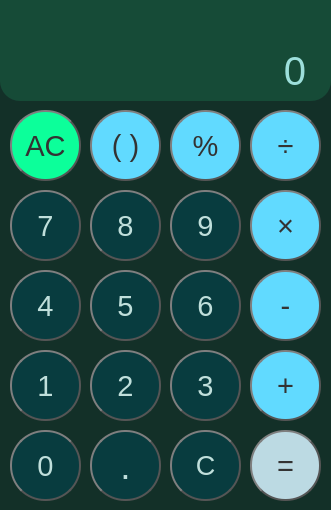
<?xml version="1.0" encoding="UTF-8"?>
<ui version="4.0">
 <class>MainWindow</class>
 <widget class="QMainWindow" name="MainWindow">
  <property name="geometry">
   <rect>
    <x>0</x>
    <y>0</y>
    <width>331</width>
    <height>510</height>
   </rect>
  </property>
  <property name="windowTitle">
   <string>Calculator</string>
  </property>
  <property name="styleSheet">
   <string notr="true">background-color: rgb(19, 48, 40);</string>
  </property>
  <property name="tabShape">
   <enum>QTabWidget::Rounded</enum>
  </property>
  <widget class="QWidget" name="centralwidget">
   <widget class="QLabel" name="secLabel">
    <property name="geometry">
     <rect>
      <x>0</x>
      <y>0</y>
      <width>331</width>
      <height>41</height>
     </rect>
    </property>
    <property name="font">
     <font>
      <family>Arial</family>
      <pointsize>20</pointsize>
     </font>
    </property>
    <property name="styleSheet">
     <string notr="true">padding-right: 25px;
color: rgb(157, 223, 219);
background-color: rgb(22, 75, 55);</string>
    </property>
    <property name="text">
     <string/>
    </property>
    <property name="alignment">
     <set>Qt::AlignRight|Qt::AlignTrailing|Qt::AlignVCenter</set>
    </property>
   </widget>
   <widget class="QLabel" name="mainLabel">
    <property name="geometry">
     <rect>
      <x>0</x>
      <y>40</y>
      <width>331</width>
      <height>61</height>
     </rect>
    </property>
    <property name="font">
     <font>
      <family>Arial</family>
      <pointsize>30</pointsize>
     </font>
    </property>
    <property name="styleSheet">
     <string notr="true">padding-right: 15px;
background-color: rgb(22, 75, 55);
border-bottom-right-radius: 20px;
border-bottom-left-radius: 20px;
color: rgb(157, 223, 219);</string>
    </property>
    <property name="text">
     <string>0</string>
    </property>
    <property name="alignment">
     <set>Qt::AlignRight|Qt::AlignTrailing|Qt::AlignVCenter</set>
    </property>
   </widget>
   <widget class="QPushButton" name="clearButton">
    <property name="enabled">
     <bool>true</bool>
    </property>
    <property name="geometry">
     <rect>
      <x>170</x>
      <y>430</y>
      <width>71</width>
      <height>71</height>
     </rect>
    </property>
    <property name="font">
     <font>
      <family>Arial</family>
      <pointsize>20</pointsize>
     </font>
    </property>
    <property name="cursor">
     <cursorShape>PointingHandCursor</cursorShape>
    </property>
    <property name="autoFillBackground">
     <bool>false</bool>
    </property>
    <property name="styleSheet">
     <string notr="true">color: #333;
border: 2px solid #555;
border-radius: 35px;
border-style: outset;
padding: 5px;
color: rgb(192, 223, 219);
background-color: rgb(8, 60, 63);</string>
    </property>
    <property name="text">
     <string>C</string>
    </property>
    <property name="flat">
     <bool>false</bool>
    </property>
   </widget>
   <widget class="QPushButton" name="sevenButton">
    <property name="geometry">
     <rect>
      <x>10</x>
      <y>190</y>
      <width>71</width>
      <height>71</height>
     </rect>
    </property>
    <property name="font">
     <font>
      <family>Arial</family>
      <pointsize>22</pointsize>
     </font>
    </property>
    <property name="cursor">
     <cursorShape>PointingHandCursor</cursorShape>
    </property>
    <property name="styleSheet">
     <string notr="true">color: #333;
color: rgb(192, 223, 219);
background-color: rgb(8, 60, 63);
border: 2px solid #555;
border-radius: 35px;
border-style: outset;
padding: 5px;</string>
    </property>
    <property name="text">
     <string>7</string>
    </property>
    <property name="flat">
     <bool>false</bool>
    </property>
   </widget>
   <widget class="QPushButton" name="minusButton">
    <property name="geometry">
     <rect>
      <x>250</x>
      <y>270</y>
      <width>71</width>
      <height>71</height>
     </rect>
    </property>
    <property name="font">
     <font>
      <family>Arial</family>
      <pointsize>22</pointsize>
     </font>
    </property>
    <property name="cursor">
     <cursorShape>PointingHandCursor</cursorShape>
    </property>
    <property name="styleSheet">
     <string notr="true">color: #333;
border: 2px solid #555;
border-radius: 35px;
border-style: outset;
padding: 5px;
background-color: rgb(97, 218, 255);</string>
    </property>
    <property name="text">
     <string>-</string>
    </property>
    <property name="flat">
     <bool>false</bool>
    </property>
   </widget>
   <widget class="QPushButton" name="oneButton">
    <property name="geometry">
     <rect>
      <x>10</x>
      <y>350</y>
      <width>71</width>
      <height>71</height>
     </rect>
    </property>
    <property name="font">
     <font>
      <family>Arial</family>
      <pointsize>22</pointsize>
     </font>
    </property>
    <property name="cursor">
     <cursorShape>PointingHandCursor</cursorShape>
    </property>
    <property name="styleSheet">
     <string notr="true">color: #333;
border: 2px solid #555;
border-radius: 35px;
border-style: outset;
padding: 5px;
color: rgb(192, 223, 219);
background-color: rgb(8, 60, 63);</string>
    </property>
    <property name="text">
     <string>1</string>
    </property>
    <property name="flat">
     <bool>false</bool>
    </property>
   </widget>
   <widget class="QPushButton" name="equalButton">
    <property name="geometry">
     <rect>
      <x>250</x>
      <y>430</y>
      <width>71</width>
      <height>71</height>
     </rect>
    </property>
    <property name="font">
     <font>
      <family>Arial</family>
      <pointsize>22</pointsize>
     </font>
    </property>
    <property name="cursor">
     <cursorShape>PointingHandCursor</cursorShape>
    </property>
    <property name="styleSheet">
     <string notr="true">color: #333;
background-color: rgb(188, 218, 227);
border: 2px solid #555;
border-radius: 35px;
border-style: outset;
padding: 5px;</string>
    </property>
    <property name="text">
     <string>=</string>
    </property>
    <property name="flat">
     <bool>false</bool>
    </property>
   </widget>
   <widget class="QPushButton" name="divideButton">
    <property name="geometry">
     <rect>
      <x>250</x>
      <y>110</y>
      <width>71</width>
      <height>71</height>
     </rect>
    </property>
    <property name="font">
     <font>
      <family>Arial</family>
      <pointsize>22</pointsize>
     </font>
    </property>
    <property name="cursor">
     <cursorShape>PointingHandCursor</cursorShape>
    </property>
    <property name="styleSheet">
     <string notr="true">color: #333;
border: 2px solid #555;
border-radius: 35px;
border-style: outset;
padding: 5px;
background-color: rgb(97, 218, 255);</string>
    </property>
    <property name="text">
     <string>÷</string>
    </property>
    <property name="flat">
     <bool>false</bool>
    </property>
   </widget>
   <widget class="QPushButton" name="fourButton">
    <property name="geometry">
     <rect>
      <x>10</x>
      <y>270</y>
      <width>71</width>
      <height>71</height>
     </rect>
    </property>
    <property name="font">
     <font>
      <family>Arial</family>
      <pointsize>22</pointsize>
     </font>
    </property>
    <property name="cursor">
     <cursorShape>PointingHandCursor</cursorShape>
    </property>
    <property name="styleSheet">
     <string notr="true">color: #333;
border: 2px solid #555;
border-radius: 35px;
border-style: outset;
padding: 5px;
color: rgb(192, 223, 219);
background-color: rgb(8, 60, 63);</string>
    </property>
    <property name="text">
     <string>4</string>
    </property>
    <property name="flat">
     <bool>false</bool>
    </property>
   </widget>
   <widget class="QPushButton" name="zeroButton">
    <property name="geometry">
     <rect>
      <x>10</x>
      <y>430</y>
      <width>71</width>
      <height>71</height>
     </rect>
    </property>
    <property name="font">
     <font>
      <family>Arial</family>
      <pointsize>22</pointsize>
     </font>
    </property>
    <property name="cursor">
     <cursorShape>PointingHandCursor</cursorShape>
    </property>
    <property name="styleSheet">
     <string notr="true">color: #333;
border: 2px solid #555;
border-radius: 35px;
border-style: outset;
padding: 5px;
color: rgb(192, 223, 219);
background-color: rgb(8, 60, 63);</string>
    </property>
    <property name="text">
     <string>0</string>
    </property>
    <property name="flat">
     <bool>false</bool>
    </property>
   </widget>
   <widget class="QPushButton" name="percentButton">
    <property name="geometry">
     <rect>
      <x>170</x>
      <y>110</y>
      <width>71</width>
      <height>71</height>
     </rect>
    </property>
    <property name="font">
     <font>
      <family>Arial</family>
      <pointsize>22</pointsize>
     </font>
    </property>
    <property name="cursor">
     <cursorShape>PointingHandCursor</cursorShape>
    </property>
    <property name="styleSheet">
     <string notr="true">color: #333;
border: 2px solid #555;
border-radius: 35px;
border-style: outset;
padding: 5px;
background-color: rgb(97, 218, 255);</string>
    </property>
    <property name="text">
     <string>%</string>
    </property>
    <property name="flat">
     <bool>false</bool>
    </property>
   </widget>
   <widget class="QPushButton" name="multiplyButton">
    <property name="geometry">
     <rect>
      <x>250</x>
      <y>190</y>
      <width>71</width>
      <height>71</height>
     </rect>
    </property>
    <property name="font">
     <font>
      <family>Arial</family>
      <pointsize>22</pointsize>
     </font>
    </property>
    <property name="cursor">
     <cursorShape>PointingHandCursor</cursorShape>
    </property>
    <property name="styleSheet">
     <string notr="true">color: #333;
border: 2px solid #555;
border-radius: 35px;
border-style: outset;
padding: 5px;
background-color: rgb(97, 218, 255);</string>
    </property>
    <property name="text">
     <string>×</string>
    </property>
    <property name="flat">
     <bool>false</bool>
    </property>
   </widget>
   <widget class="QPushButton" name="decimalButton">
    <property name="geometry">
     <rect>
      <x>90</x>
      <y>430</y>
      <width>71</width>
      <height>71</height>
     </rect>
    </property>
    <property name="font">
     <font>
      <family>Arial</family>
      <pointsize>28</pointsize>
     </font>
    </property>
    <property name="cursor">
     <cursorShape>PointingHandCursor</cursorShape>
    </property>
    <property name="styleSheet">
     <string notr="true">color: #333;
border: 2px solid #555;
border-radius: 35px;
border-style: outset;
color: rgb(192, 223, 219);
background-color: rgb(8, 60, 63);</string>
    </property>
    <property name="text">
     <string>.</string>
    </property>
    <property name="flat">
     <bool>false</bool>
    </property>
   </widget>
   <widget class="QPushButton" name="acButton">
    <property name="geometry">
     <rect>
      <x>10</x>
      <y>110</y>
      <width>71</width>
      <height>71</height>
     </rect>
    </property>
    <property name="font">
     <font>
      <family>Arial</family>
      <pointsize>22</pointsize>
      <bold>false</bold>
      <stylestrategy>PreferDefault</stylestrategy>
      <kerning>true</kerning>
     </font>
    </property>
    <property name="cursor">
     <cursorShape>PointingHandCursor</cursorShape>
    </property>
    <property name="styleSheet">
     <string notr="true">color: #333;
border: 2px solid #555;
border-radius: 35px;
border-style: outset;
padding: 5px;
background-color: rgb(12, 255, 154)</string>
    </property>
    <property name="text">
     <string>AC</string>
    </property>
    <property name="flat">
     <bool>false</bool>
    </property>
   </widget>
   <widget class="QPushButton" name="plusButton">
    <property name="geometry">
     <rect>
      <x>250</x>
      <y>350</y>
      <width>71</width>
      <height>71</height>
     </rect>
    </property>
    <property name="font">
     <font>
      <family>Arial</family>
      <pointsize>22</pointsize>
     </font>
    </property>
    <property name="cursor">
     <cursorShape>PointingHandCursor</cursorShape>
    </property>
    <property name="styleSheet">
     <string notr="true">color: #333;
border: 2px solid #555;
border-radius: 35px;
border-style: outset;
padding: 5px;
background-color: rgb(97, 218, 255);</string>
    </property>
    <property name="text">
     <string>+</string>
    </property>
    <property name="flat">
     <bool>false</bool>
    </property>
   </widget>
   <widget class="QPushButton" name="fiveButton">
    <property name="geometry">
     <rect>
      <x>90</x>
      <y>270</y>
      <width>71</width>
      <height>71</height>
     </rect>
    </property>
    <property name="font">
     <font>
      <family>Arial</family>
      <pointsize>22</pointsize>
     </font>
    </property>
    <property name="cursor">
     <cursorShape>PointingHandCursor</cursorShape>
    </property>
    <property name="styleSheet">
     <string notr="true">color: #333;
border: 2px solid #555;
border-radius: 35px;
border-style: outset;
padding: 5px;
color: rgb(192, 223, 219);
background-color: rgb(8, 60, 63);</string>
    </property>
    <property name="text">
     <string>5</string>
    </property>
    <property name="flat">
     <bool>false</bool>
    </property>
   </widget>
   <widget class="QPushButton" name="eightButton">
    <property name="geometry">
     <rect>
      <x>90</x>
      <y>190</y>
      <width>71</width>
      <height>71</height>
     </rect>
    </property>
    <property name="font">
     <font>
      <family>Arial</family>
      <pointsize>22</pointsize>
     </font>
    </property>
    <property name="cursor">
     <cursorShape>PointingHandCursor</cursorShape>
    </property>
    <property name="styleSheet">
     <string notr="true">color: #333;
border: 2px solid #555;
border-radius: 35px;
border-style: outset;
padding: 5px;
color: rgb(192, 223, 219);
background-color: rgb(8, 60, 63);</string>
    </property>
    <property name="text">
     <string>8</string>
    </property>
    <property name="flat">
     <bool>false</bool>
    </property>
   </widget>
   <widget class="QPushButton" name="nineButton">
    <property name="geometry">
     <rect>
      <x>170</x>
      <y>190</y>
      <width>71</width>
      <height>71</height>
     </rect>
    </property>
    <property name="font">
     <font>
      <family>Arial</family>
      <pointsize>22</pointsize>
     </font>
    </property>
    <property name="cursor">
     <cursorShape>PointingHandCursor</cursorShape>
    </property>
    <property name="styleSheet">
     <string notr="true">color: #333;
border: 2px solid #555;
border-radius: 35px;
border-style: outset;
padding: 5px;
color: rgb(192, 223, 219);
background-color: rgb(8, 60, 63);</string>
    </property>
    <property name="text">
     <string>9</string>
    </property>
    <property name="flat">
     <bool>false</bool>
    </property>
   </widget>
   <widget class="QPushButton" name="paranButton">
    <property name="geometry">
     <rect>
      <x>90</x>
      <y>110</y>
      <width>71</width>
      <height>71</height>
     </rect>
    </property>
    <property name="font">
     <font>
      <family>Arial</family>
      <pointsize>22</pointsize>
     </font>
    </property>
    <property name="cursor">
     <cursorShape>PointingHandCursor</cursorShape>
    </property>
    <property name="styleSheet">
     <string notr="true">color: #333;
border: 2px solid #555;
border-radius: 35px;
border-style: outset;
padding: 5px;
background-color: rgb(97, 218, 255);</string>
    </property>
    <property name="text">
     <string>( )</string>
    </property>
    <property name="flat">
     <bool>false</bool>
    </property>
   </widget>
   <widget class="QPushButton" name="threeButton">
    <property name="geometry">
     <rect>
      <x>170</x>
      <y>350</y>
      <width>71</width>
      <height>71</height>
     </rect>
    </property>
    <property name="font">
     <font>
      <family>Arial</family>
      <pointsize>22</pointsize>
     </font>
    </property>
    <property name="cursor">
     <cursorShape>PointingHandCursor</cursorShape>
    </property>
    <property name="styleSheet">
     <string notr="true">color: #333;
border: 2px solid #555;
border-radius: 35px;
border-style: outset;
padding: 5px;
color: rgb(192, 223, 219);
background-color: rgb(8, 60, 63);</string>
    </property>
    <property name="text">
     <string>3</string>
    </property>
    <property name="flat">
     <bool>false</bool>
    </property>
   </widget>
   <widget class="QPushButton" name="twoButton">
    <property name="geometry">
     <rect>
      <x>90</x>
      <y>350</y>
      <width>71</width>
      <height>71</height>
     </rect>
    </property>
    <property name="font">
     <font>
      <family>Arial</family>
      <pointsize>22</pointsize>
     </font>
    </property>
    <property name="cursor">
     <cursorShape>PointingHandCursor</cursorShape>
    </property>
    <property name="styleSheet">
     <string notr="true">color: #333;
border: 2px solid #555;
border-radius: 35px;
border-style: outset;
padding: 5px;
color: rgb(192, 223, 219);
background-color: rgb(8, 60, 63);</string>
    </property>
    <property name="text">
     <string>2</string>
    </property>
    <property name="flat">
     <bool>false</bool>
    </property>
   </widget>
   <widget class="QPushButton" name="sixButton">
    <property name="geometry">
     <rect>
      <x>170</x>
      <y>270</y>
      <width>71</width>
      <height>71</height>
     </rect>
    </property>
    <property name="font">
     <font>
      <family>Arial</family>
      <pointsize>22</pointsize>
     </font>
    </property>
    <property name="cursor">
     <cursorShape>PointingHandCursor</cursorShape>
    </property>
    <property name="styleSheet">
     <string notr="true">color: #333;
border: 2px solid #555;
border-radius: 35px;
border-style: outset;
padding: 5px;
color: rgb(192, 223, 219);
background-color: rgb(8, 60, 63);</string>
    </property>
    <property name="text">
     <string>6</string>
    </property>
    <property name="flat">
     <bool>false</bool>
    </property>
   </widget>
  </widget>
 </widget>
 <resources>
  <include location="del.qrc"/>
 </resources>
 <connections/>
</ui>
